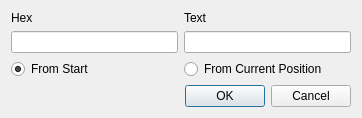
<?xml version="1.0" encoding="UTF-8"?>
<ui version="4.0">
 <class>FindDialog</class>
 <widget class="QDialog" name="FindDialog">
  <property name="geometry">
   <rect>
    <x>0</x>
    <y>0</y>
    <width>362</width>
    <height>117</height>
   </rect>
  </property>
  <property name="windowTitle">
   <string>Dialog</string>
  </property>
  <layout class="QVBoxLayout" name="verticalLayout_3">
   <item>
    <layout class="QHBoxLayout" name="horizontalLayout">
     <item>
      <layout class="QVBoxLayout" name="verticalLayout">
       <item>
        <widget class="QLabel" name="searchHexLabel">
         <property name="text">
          <string>Hex</string>
         </property>
        </widget>
       </item>
       <item>
        <widget class="QLineEdit" name="findHexEdit"/>
       </item>
      </layout>
     </item>
     <item>
      <layout class="QVBoxLayout" name="verticalLayout_2">
       <item>
        <widget class="QLabel" name="searchTextLabel">
         <property name="text">
          <string>Text</string>
         </property>
        </widget>
       </item>
       <item>
        <widget class="QLineEdit" name="findTextEdit"/>
       </item>
      </layout>
     </item>
    </layout>
   </item>
   <item>
    <layout class="QHBoxLayout" name="horizontalLayout_2">
     <property name="topMargin">
      <number>0</number>
     </property>
     <property name="rightMargin">
      <number>0</number>
     </property>
     <property name="bottomMargin">
      <number>0</number>
     </property>
     <item>
      <widget class="QRadioButton" name="searchFromStartButton">
       <property name="text">
        <string>From Start</string>
       </property>
       <property name="checked">
        <bool>true</bool>
       </property>
      </widget>
     </item>
     <item>
      <widget class="QRadioButton" name="continueSearchButton">
       <property name="text">
        <string>From Current Position</string>
       </property>
       <property name="checked">
        <bool>false</bool>
       </property>
      </widget>
     </item>
    </layout>
   </item>
   <item>
    <widget class="QDialogButtonBox" name="buttonBox">
     <property name="orientation">
      <enum>Qt::Horizontal</enum>
     </property>
     <property name="standardButtons">
      <set>QDialogButtonBox::Cancel|QDialogButtonBox::Ok</set>
     </property>
    </widget>
   </item>
  </layout>
 </widget>
 <resources/>
 <connections>
  <connection>
   <sender>buttonBox</sender>
   <signal>accepted()</signal>
   <receiver>FindDialog</receiver>
   <slot>accept()</slot>
   <hints>
    <hint type="sourcelabel">
     <x>248</x>
     <y>254</y>
    </hint>
    <hint type="destinationlabel">
     <x>157</x>
     <y>274</y>
    </hint>
   </hints>
  </connection>
  <connection>
   <sender>buttonBox</sender>
   <signal>rejected()</signal>
   <receiver>FindDialog</receiver>
   <slot>reject()</slot>
   <hints>
    <hint type="sourcelabel">
     <x>316</x>
     <y>260</y>
    </hint>
    <hint type="destinationlabel">
     <x>286</x>
     <y>274</y>
    </hint>
   </hints>
  </connection>
 </connections>
</ui>
